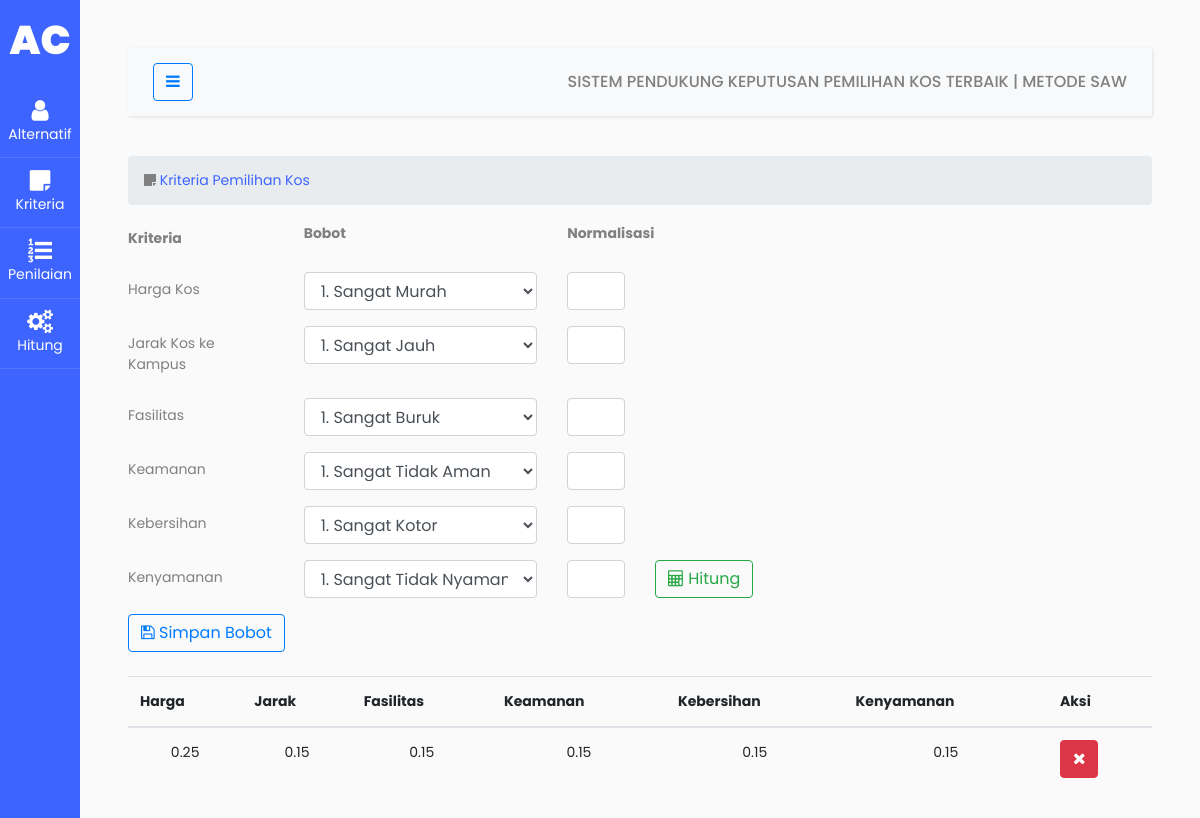
Page /kriteria.php on the committed database.
### tables this page shows
CREATE TABLE `saw_kriteria` (
  `no` int(11) NOT NULL AUTO_INCREMENT,
  `peringkat` float NOT NULL,
  `ukuran` float NOT NULL,
  `unduhan` float NOT NULL,
  `aktif` float NOT NULL,
  `manfaat` float NOT NULL,
  `kelebihan` float NOT NULL,
  PRIMARY KEY (`no`)
);

### kriteria.php (the view, shortened to what this page needs)
<!doctype html>
<html lang="en">
<?php
include 'components/head.php';
?>
<body>
  <div class="wrapper d-flex align-items-stretch">
    <?php
    include 'components/sidebar.php';
    ?>
    <div id="content" class="p-4 p-md-5">
      <?php
      include 'components/navbar.php';
      ?>
      <section id="main-content">
        <section class="wrapper">
          <div class="row">
            <div class="col-lg-12">
              <ol class="breadcrumb">
                <li><i class="fa fa-sticky-note"></i><a href="kriteria.php"> Kriteria Pemilihan Kos</a></li>
              </ol>
            </div>
          </div>
          <?php
          include 'koneksi.php';
          ?>
          <form class="form-validate form-horizontal" method="post" action="">
            <div class="form-group row">
              <label class="col-sm-2 col-form-label"><b>Kriteria</b></label>
              <div class="col-sm-3"><label><b>Bobot</b></label></div>
              <div class="col-sm-2"><label><b>Normalisasi</b></label></div>
            </div>
            <div class="form-group row">
              <label class="col-sm-2 col-form-label">Harga Kos</label>
              <div class="col-sm-3">
                <select class="form-control" name="peringkat_param" id="peringkat_param">
                  <option>1. Sangat Murah</option>
                </select>
              </div>
              <div class="col-sm-1">
                <input type="text" class="form-control" name="peringkat" id="peringkat">
              </div>
            </div>
            <div class="form-group row">
              <label class="col-sm-2 col-form-label">Jarak Kos ke Kampus</label>
              <div class="col-sm-3">
                <select class="form-control" name="ukuran_param" id="ukuran_param">
                  <option>1. Sangat Jauh</option>
                </select>
              </div>
              <div class="col-sm-1">
                <input type="text" class="form-control" name="ukuran" id="ukuran">
              </div>
            </div>
            <div class="form-group row">
              <label class="col-sm-2 col-form-label">Fasilitas</label>
              <div class="col-sm-3">
                <select class="form-control" name="unduhan_param" id="unduhan_param">
                  <option>1. Sangat Buruk</option>
                </select>
              </div>
              <div class="col-sm-1">
                <input type="text" class="form-control" name="unduhan" id="unduhan">
              </div>
            </div>
            <div class="form-group row">
              <label class="col-sm-2 col-form-label">Keamanan</label>
              <div class="col-sm-3">
                <select class="form-control" name="aktif_param" id="aktif_param">
                  <option>1. Sangat Tidak Aman</option>
                </select>
              </div>
              <div class="col-sm-1">
                <input type="text" class="form-control" name="aktif" id="aktif">
              </div>
            </div>
            <div class="form-group row">
              <label class="col-sm-2 col-form-label">Kebersihan</label>
              <div class="col-sm-3">
                <select class="form-control" name="manfaat_param" id="manfaat_param">
                  <option>1. Sangat Kotor</option>
                </select>
              </div>
              <div class="col-sm-1">
                <input type="text" class="form-control" name="manfaat" id="manfaat">
              </div>
            </div>
            <div class="form-group row">
              <label class="col-sm-2 col-form-label">Kenyamanan</label>
              <div class="col-sm-3">
                <select class="form-control" name="kelebihan_param" id="kelebihan_param">
                  <option>1. Sangat Tidak Nyaman</option>
                </select>
              </div>
              <div class="col-sm-1">
                <input type="text" class="form-control" name="kelebihan" id="kelebihan">
              </div>
              <div class="col-sm-2">
                <button class="btn btn-outline-success" type="button" onclick="fungsiku()">
                  <i class="fa fa-calculator"></i> Hitung
                </button>
              </div>
            </div>
            <div class="mb-4">
              <button class="btn btn-outline-primary" type="submit" name="submit">
                <i class="fa fa-save"></i> Simpan Bobot
              </button>
            </div>
          </form>
          <table class="table">
            <thead>
              <tr>
                <th>Harga</th>
                <th>Jarak</th>
                <th>Fasilitas</th>
                <th>Keamanan</th>
                <th>Kebersihan</th>
                <th>Kenyamanan</th>
                <th>Aksi</th>
              </tr>
            </thead>
            <tbody>
              <?php
              $sql = "SELECT * FROM saw_kriteria";
              $hasil = $conn->query($sql);
              if ($hasil->num_rows > 0) {
                while ($row = $hasil->fetch_row()) {
              ?>
                  <tr>
                    <td align="center"><?= $row[1] ?></td>
                    <td align="center"><?= $row[2] ?></td>
                    <td align="center"><?= $row[3] ?></td>
                    <td align="center"><?= $row[4] ?></td>
                    <td align="center"><?= $row[5] ?></td>
                    <td align="center"><?= $row[6] ?></td>
                    <td>
                      <a class="btn btn-danger" href="kriteria_hapus.php?id=<?= $row[0] ?>">
                        <i class="fa fa-close"></i>
                      </a>
                    </td>
                  </tr>
              <?php }
              } else {
                echo "<tr><td colspan='7'>Data Tidak Ada</td></tr>";
              } ?>
            </tbody>
          </table>
        </section>
      </section>
    </div>
  </div>
</body>
</html>

### rows in the picture
saw_kriteria: peringkat "0.25", ukuran "0.15", unduhan "0.15", aktif "0.15", manfaat "0.15", kelebihan "0.15"
